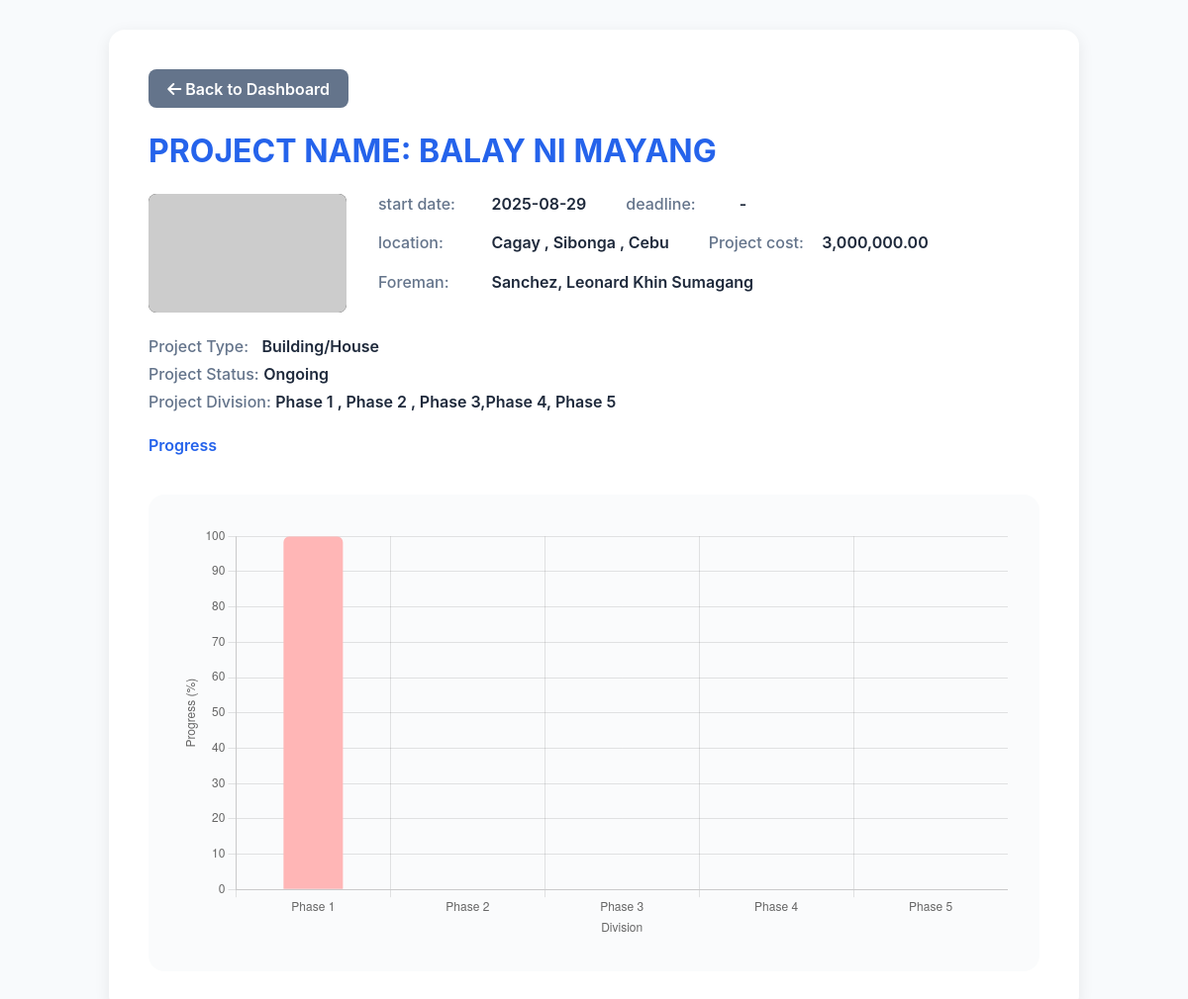
Page /client_view_project.php?id=9 (signed in) on the committed database.
### tables this page shows
CREATE TABLE `projects` (
  `project_id` int(11) NOT NULL,
  `project_name` varchar(255) NOT NULL,
  `start_date` date NOT NULL,
  `deadline` date NOT NULL,
  `location` varchar(255) NOT NULL,
  `project_cost` decimal(15,2) NOT NULL,
  `foreman` varchar(255) NOT NULL,
  `project_type` varchar(100) NOT NULL,
  `project_status` varchar(50) NOT NULL,
  `project_divisions` varchar(255) NOT NULL,
  `image_path` varchar(255) DEFAULT NULL,
  `client_name` varchar(255) DEFAULT NULL,
  `client_number` varchar(255) DEFAULT NULL
);

### client_view_project.php (the view, shortened to what this page needs)
<?php
$project_id = (int)$_GET['id'];
include 'db.php';
$project_details = null;
$division_progress_data = [];
$sql = "SELECT * FROM projects WHERE project_id = ?";
if ($stmt = $conn->prepare($sql)) {
    $stmt->bind_param("i", $project_id);
    $stmt->execute();
    $result = $stmt->get_result();
    if ($result->num_rows > 0) {
        $project_details = $result->fetch_assoc();
        $raw_db_progress_data = [];
        $sql_progress = "SELECT division_name, progress_percentage FROM project_progress WHERE project_id = ?";
        if ($stmt_progress = $conn->prepare($sql_progress)) {
            $stmt_progress->bind_param("i", $project_id);
            $stmt_progress->execute();
            $result_progress = $stmt_progress->get_result();
            while ($row_progress = $result_progress->fetch_assoc()) {
                $raw_db_progress_data[trim($row_progress['division_name'])] = (int)$row_progress['progress_percentage'];
            }
        }
        $raw_divisions_from_project_string = $project_details['project_divisions'];
        $temp_divisions = array_map('trim', explode(',', $raw_divisions_from_project_string));
        $processed_divisions_temp = [];
        foreach ($temp_divisions as $div) {
            if (trim($div) === 'Phase' || trim($div) === '1' || trim($div) === 'Phase 1') {
                $processed_divisions_temp[] = 'Phase 1';
            } else {
                $processed_divisions_temp[] = $div;
            }
        }
        $display_divisions_array = array_values(array_unique($processed_divisions_temp));
        sort($display_divisions_array);
        foreach ($display_divisions_array as $canonical_div_name) {
            if ($canonical_div_name === 'Phase 1') {
                if (isset($raw_db_progress_data['Phase 1'])) {
                    $division_progress_data['Phase 1'] = $raw_db_progress_data['Phase 1'];
                } elseif (isset($raw_db_progress_data['Phase'])) {
                    $division_progress_data['Phase 1'] = $raw_db_progress_data['Phase'];
                } elseif (isset($raw_db_progress_data['1'])) {
                    $division_progress_data['Phase 1'] = $raw_db_progress_data['1'];
                } else {
                    $division_progress_data['Phase 1'] = 0;
                }
            } else {
                $division_progress_data[$canonical_div_name] = isset($raw_db_progress_data[$canonical_div_name]) ?
                                                                   $raw_db_progress_data[$canonical_div_name] : 0;
            }
        }
    } else {
        die('Project not found.');
    }
} else {
    die('Error: Could not prepare statement.');
}
?>
<!DOCTYPE html>
<html>
<head>
    <link rel="stylesheet" href="https://cdnjs.cloudflare.com/ajax/libs/font-awesome/6.4.0/css/all.min.css">
</head>
<body>
    <div class="main-container">
        <a href="client_dashboard.php" class="back-btn"><i class="fa fa-arrow-left"></i> Back to Dashboard</a>
        <div class="project-title">PROJECT NAME: <?= htmlspecialchars($project_details['project_name']) ?></div>
        <div class="project-header">
            <div class="project-image-container">
                <?php if (!empty($project_details['project_image'])): ?>
                    <img src="<?= htmlspecialchars($project_details['project_image']) ?>" alt="Project Image">
                <?php else: ?>
                    <img src="https://placehold.co/200x120?text=No+Image" alt="No Image">
                <?php endif; ?>
            </div>
            <div class="project-info">
                <div><span class="info-label">start date:</span> <span class="info-value"><?= htmlspecialchars($project_details['start_date']) ?></span></div>
                <div><span class="info-label">deadline:</span> <span class="info-value"><?= htmlspecialchars($project_details['end_date'] ?? '-') ?></span></div>
                <div><span class="info-label">location:</span> <span class="info-value"><?= htmlspecialchars($project_details['location'] ?? '-') ?></span></div>
                <div><span class="info-label">Project cost:</span> <span class="info-value"><?= htmlspecialchars(number_format($project_details['project_cost'],2)) ?></span></div>
                <div><span class="info-label">Foreman:</span> <span class="info-value"><?= htmlspecialchars($project_details['foreman'] ?? '-') ?></span></div>
            </div>
        </div>
        <div class="project-meta">
            <div class="meta-row"><span class="info-label">Project Type:</span> <span class="info-value"><?= htmlspecialchars($project_details['project_type'] ?? '-') ?></span></div>
            <div class="meta-row"><span class="info-label">Project Status:</span> <span class="info-value"><?= htmlspecialchars($project_details['project_status'] ?? '-') ?></span></div>
            <div class="meta-row"><span class="info-label">Project Division:</span> <span class="info-value"><?= htmlspecialchars($project_details['project_divisions'] ?? '-') ?></span></div>
        </div>
        <div class="section-title">Progress</div>
        <div class="chart-container">
            <canvas id="progressChart"></canvas>
        </div>
    </div>
    <script>
        const ctx = document.getElementById('progressChart').getContext('2d');
        const chart = new Chart(ctx, {
            type: 'bar',
            data: {
                labels: <?= json_encode(array_keys($division_progress_data)) ?>,
                datasets: [{
                    label: 'Progress (%)',
                    data: <?= json_encode(array_values($division_progress_data)) ?>,
                    backgroundColor: '#ffb6b6',
                    borderRadius: 6,
                    maxBarThickness: 60
                }]
            },
            options: {
                scales: {
                    y: {
                        beginAtZero: true,
                        max: 100,
                        title: { display: true, text: 'Progress (%)' }
                    },
                    x: {
                        title: { display: true, text: 'Division' }
                    }
                },
                plugins: {
                    legend: { display: false }
                }
            }
        });
    </script>
</body>
</html>

### client_view_project.php (style rules this page uses)
body { background: #f8fafc; font-family: 'Inter', sans-serif; }
.main-container { max-width: 900px; margin: 30px auto; background: #fff; border-radius: 1rem; box-shadow: 0 4px 16px rgba(0,0,0,0.08); padding: 2.5rem; }
.project-title { color: #2563eb; font-size: 2rem; font-weight: 700; margin-bottom: 1.5rem; }
.project-header { display: flex; gap: 2rem; align-items: flex-start; margin-bottom: 1.5rem; }
.project-image-container { flex: 0 0 200px; }
.project-image-container img { max-width: 200px; border-radius: 8px; background: #222; display: block; }
.project-info { flex: 1; display: flex; flex-wrap: wrap; gap: 1.2rem 2.5rem; }
.info-label { color: #64748b; font-weight: 500; min-width: 110px; display: inline-block; }
.info-value { color: #1e293b; font-weight: 600; }
.project-meta { margin-bottom: 1.5rem; }
.meta-row { margin-bottom: 0.5rem; }
.section-title { font-weight: 600; color: #2563eb; margin-top: 1.5rem; margin-bottom: 0.5rem; }
.chart-container { margin-top: 2.5rem; background: #fafbfc; border-radius: 1rem; padding: 2rem; }
.back-btn { background: #64748b; color: #fff; border: none; border-radius: 0.5rem; padding: 0.6rem 1.2rem; font-weight: 600; font-size: 1rem; cursor: pointer; text-decoration: none; margin-bottom: 1.5rem; display: inline-block; }

### rows in the picture
projects: project_name "BALAY NI MAYANG", start_date "2025-08-29", location "Cagay , Sibonga , Cebu", project_cost "3,000,000.00", foreman "Sanchez, Leonard Khin Sumagang", project_type "Building/House", project_status "Ongoing", project_divisions "Phase 1 , Phase 2 , Phase 3,Phase 4, Phase 5"

### other values in the picture
$project_details['end_date'] "-"
chart data {{ json_encode(array_keys($division_progress_data)) }} ["Phase 1","Phase 2","Phase 3","Phase 4","Phase 5"]
chart data {{ json_encode(array_values($division_progress_data)) }} [100,0,0,0,0]
